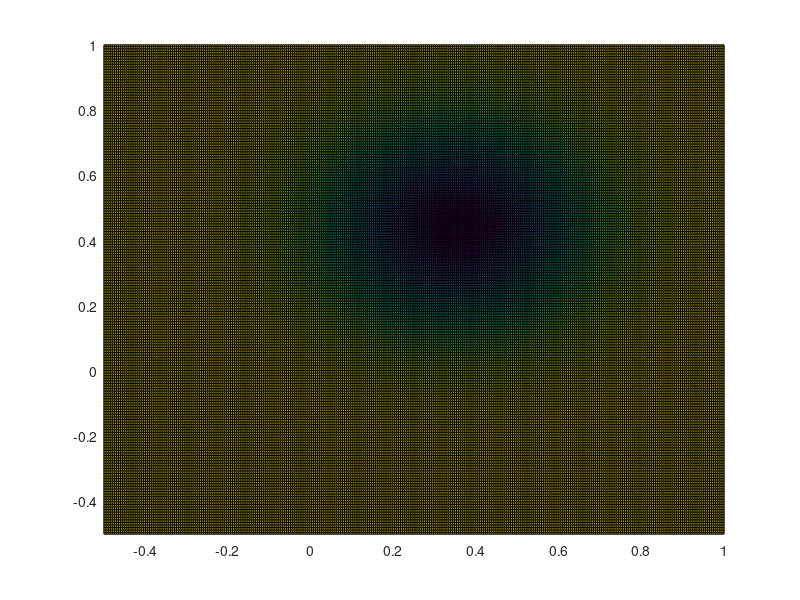

Recreate this plot in MATLAB. (Note: this script raises an error after producing the figure.)
%% complexes Xn Xn+k

z0 = 0.6*exp(0.9i);
zeta = 0.01;
r0 = exp(-2*pi*zeta/sqrt(1-zeta^2));
z = r0*z0;
sigma = abs(z0) * 2*sqrt(pi*zeta/sqrt(1-zeta^2));

x = linspace(-0.5, 1, 300);
y = linspace(-0.5, 1, 300);

[X, Y] = meshgrid(x, y);


P = -exp(-((X-real(z)).^2 + (Y-imag(z)).^2)/(2*sigma^2));

figure;
p = pcolor(X, Y, P);
p.FaceColor = 'interp';
p.EdgeColor = 'none';
colormap gray %bone

yline(0, '-', 'Re');
xline(0, '-', 'Im', 'LabelHorizontalAlignment', 'left', 'LabelOrientation', 'horizontal');

hold on
plot(real(z0), imag(z0), 'r+', 'LineWidth', 1.5, 'MarkerSize', 9);
plot(real(z), imag(z), 'g.', 'LineWidth', 1, 'MarkerSize', 7);

text(real(z0), imag(z0), {'  $\underline X_n$', ''}, 'Color', 'r', 'Interpreter', 'latex', 'FontSize', 12);
text(real(z), imag(z), {'', '$r_0\underline X_n$'}, 'Color', 'g',...
    'Interpreter', 'latex', 'HorizontalAlignment', 'right', 'FontSize', 12);

text(real(z*exp(-2i*sigma)), imag(z*exp(-2i*sigma)),...
    '$f_{\underline X_{n+K} \, |\, \underline X_n}$', 'Interpreter', 'latex', 'FontSize', 12);


axis([-0.5 1 -0.5 1]);
axis square
axis off